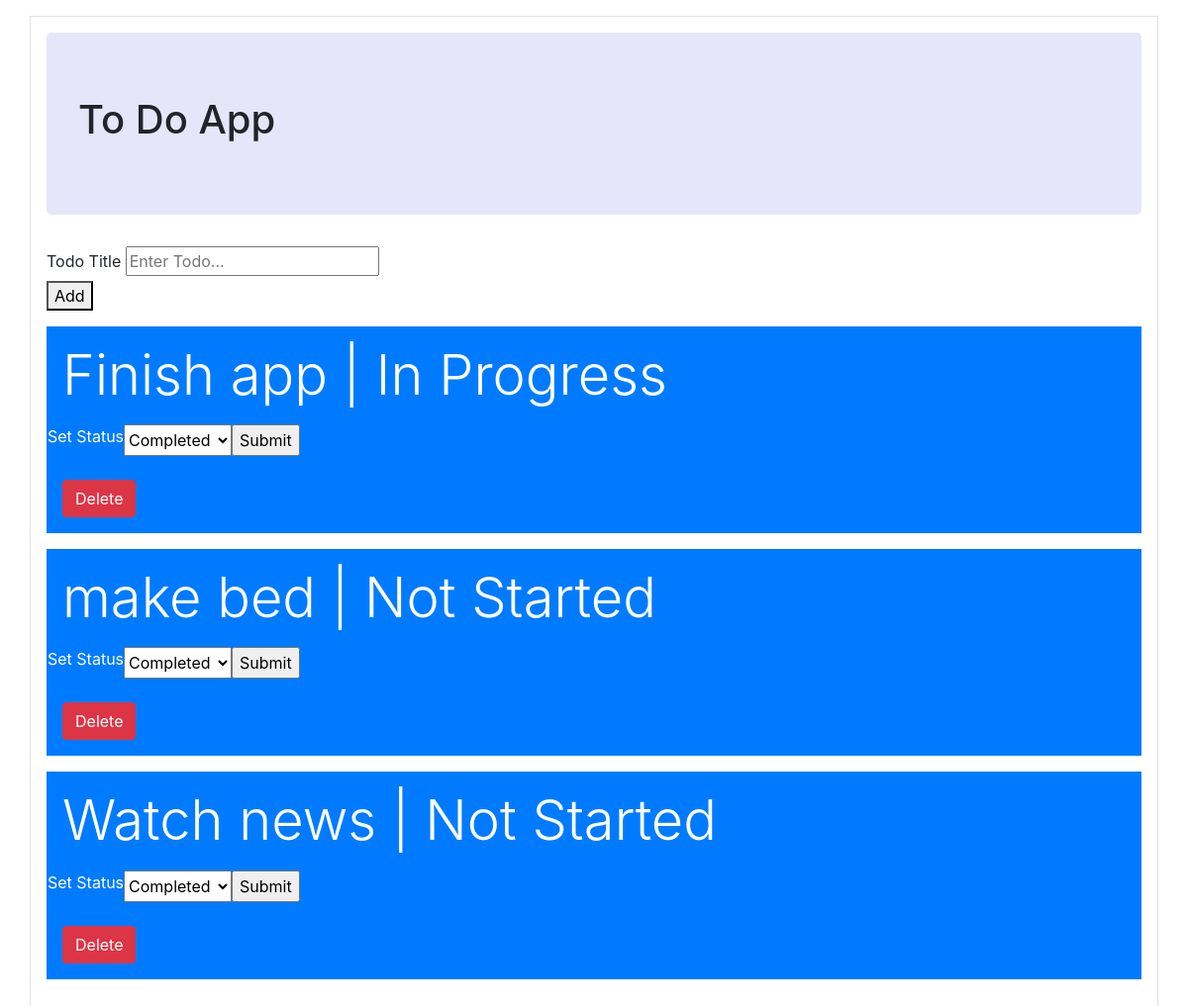
Before: / with the older database file.
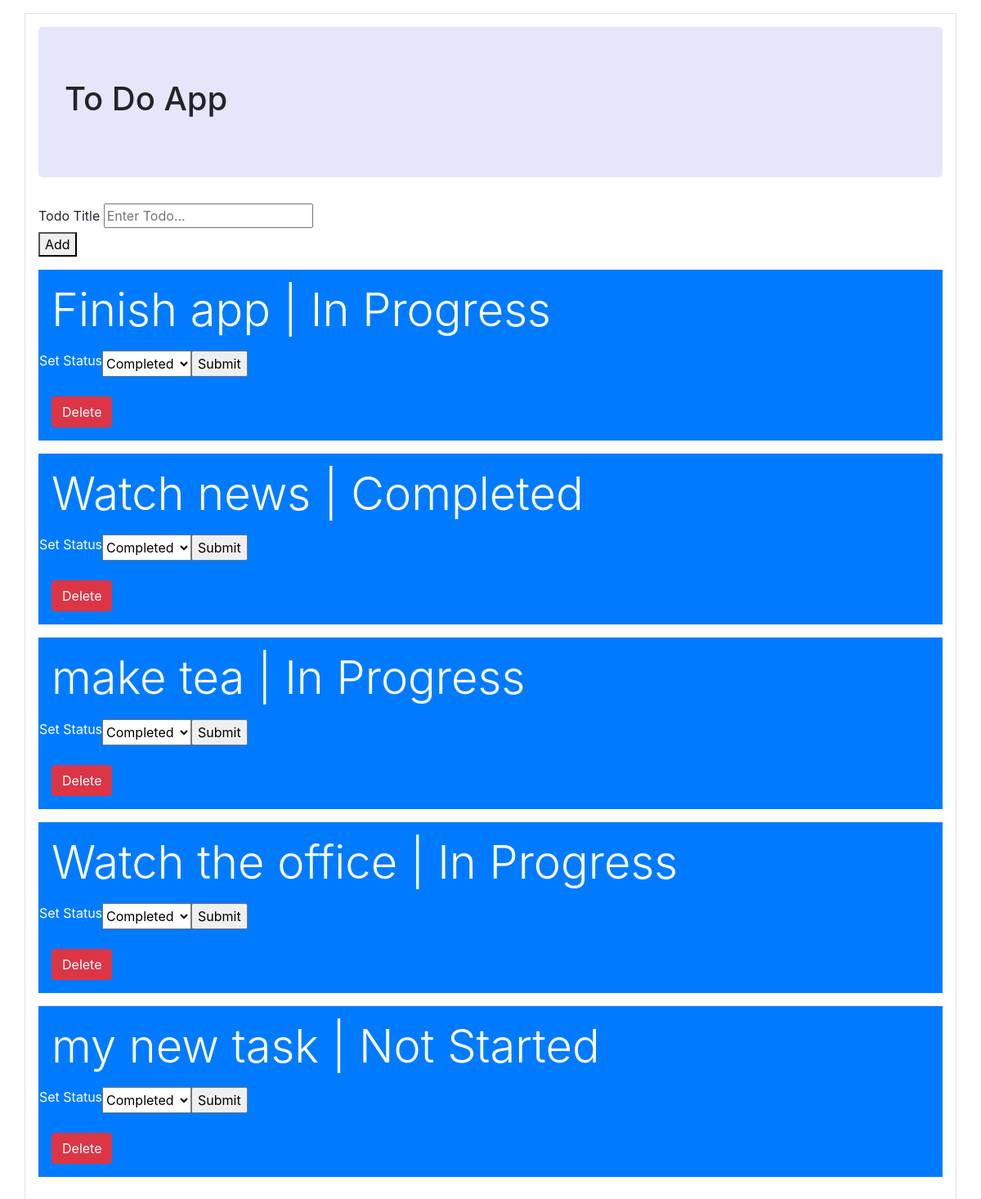
After: the same page with the newer database file.
### tables this page shows
CREATE TABLE "items" (
"item" TEXT NOT NULL,
"status" TEXT NOT NULL,
PRIMARY KEY("item")
);

### main.py (the view)
@app.route('/')
def render_home():
    todo_list = db_actions.get_all_todo_items()
    items = todo_list['items']
    return render_template("base.html", todo_list=items)

### db_actions.py (called while the page is built)
def get_all_todo_items():
    try:
        conn = sqlite3.connect(DB_PATH)
        c = conn.cursor()
        c.execute('select * FROM items')
        rows =c.fetchall()
        return { "count": len(rows), "items": rows }
    except Exception as e:
        print('Error', e)
        return None

### main.py (called while the page is built)
@app.after_request
def after_request_func(response):
    origin = request.headers.get('Origin')
    if request.method == 'OPTIONS':
        response = make_response()
        response.headers.add('Access-Control-Allow-Credentials', 'true')
        response.headers.add('Access-Control-Allow-Headers', 'Content-Type')
        response.headers.add('Access-Control-Allow-Headers', 'x-csrf-token')
        response.headers.add('Access-Control-Allow-Methods',
                            'GET, POST, OPTIONS, PUT, PATCH, DELETE')
        if origin:
            response.headers.add('Access-Control-Allow-Origin', origin)
    else:
        response.headers.add('Access-Control-Allow-Credentials', 'true')
        if origin:
            response.headers.add('Access-Control-Allow-Origin', origin)
    return response

### templates/base.html (shortened to what this page needs)
<!DOCTYPE html>
<html lang="en">
<head>
    <link rel="stylesheet" href="https://maxcdn.bootstrapcdn.com/bootstrap/4.5.2/css/bootstrap.min.css">
</head>
<body>
    <div class="container p-3 my-3 border">
        <div class="jumbotron" style="background-color:#E6E6FA;">
            <h1>To Do App</h1>
        </div>
        <form class="ui form" action="/add" , method="post">
            <div>
                <label>Todo Title</label>
                <input type="text" name="title" placeholder="Enter Todo...">
                <br>
                <button type="submit">Add</button>
            </div>
        </form>
        {% for todo in todo_list %}
        <div class="container p-3 my-3 bg-primary text-white">
            <p class="display-4">{{todo[0] }} | {{ todo[1] }}</p>
            <form class="row" action="/update/{{ todo[0] }}" , method="post">
                <label for="todo_options">Set Status</label>
                <select name="todo_option" id="todo_option">
                    <option value="Completed">Completed</option>
                </select>
                <br>
                <input class="ui blue button" type="submit" value="Submit">
            </form>
            <br/>
            <a class="btn btn-danger"  href="/delete/{{ todo[0] }}">Delete</a>
        </div>
        {% endfor %}
    </div>
</body>
</html>

Changed rows visible on the page:
removed items: item "make bed", status "Not Started"
changed items "Watch news": status "Not Started" → "Completed"
added items: item "make tea", status "In Progress"
added items: item "Watch the office", status "In Progress"
added items: item "my new task", status "Not Started"
